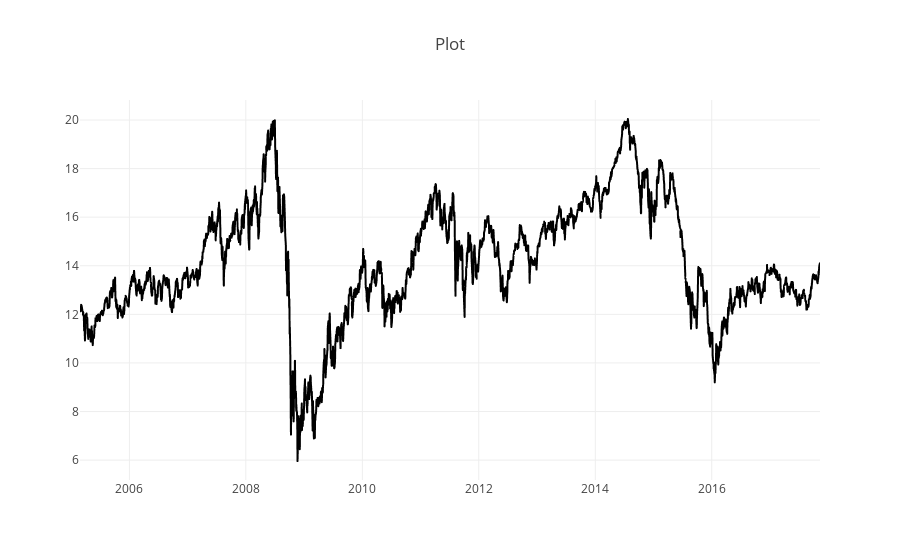

Here is the notebook cell this chart was saved with:
### Code cell
r = lambda: random.randint(0,255)
traces = []

for df in data:
    clr = str(r()) + str(r()) + str(r())
#     df = df.sample(n=100, replace=True)
    df = df.sort_values('Date')
#     print(df['Label'])
    label = df['Label'].iloc[0]

    trace = plotly.graph_objs.Scattergl(
        x=df['Date'],
        y=df['Close'],
        mode='line',
        line=dict(
            color = clr
        )
    )
    traces.append(trace)
    
layout = plotly.graph_objs.Layout(
    title='Plot',
)
fig = plotly.graph_objs.Figure(data=traces, layout=layout)

plotly.offline.init_notebook_mode(connected=True)
plotly.offline.iplot(fig, filename='dataplot')

### Figure 1 — Plotly figure (JSON) as saved in the notebook; plotly's stock layout.template omitted (floating-point values rounded to 4 significant figures; data arrays with more than 128 entries replaced by an {"elided": "..."} marker saying what was removed)
{"data": [{"line": {"color": "20371215"}, "mode": "line", "type": "scattergl", "x": {"elided": "3201 str values"}, "y": {"elided": "3201 float values"}}], "layout": {"title": "Plot"}}
